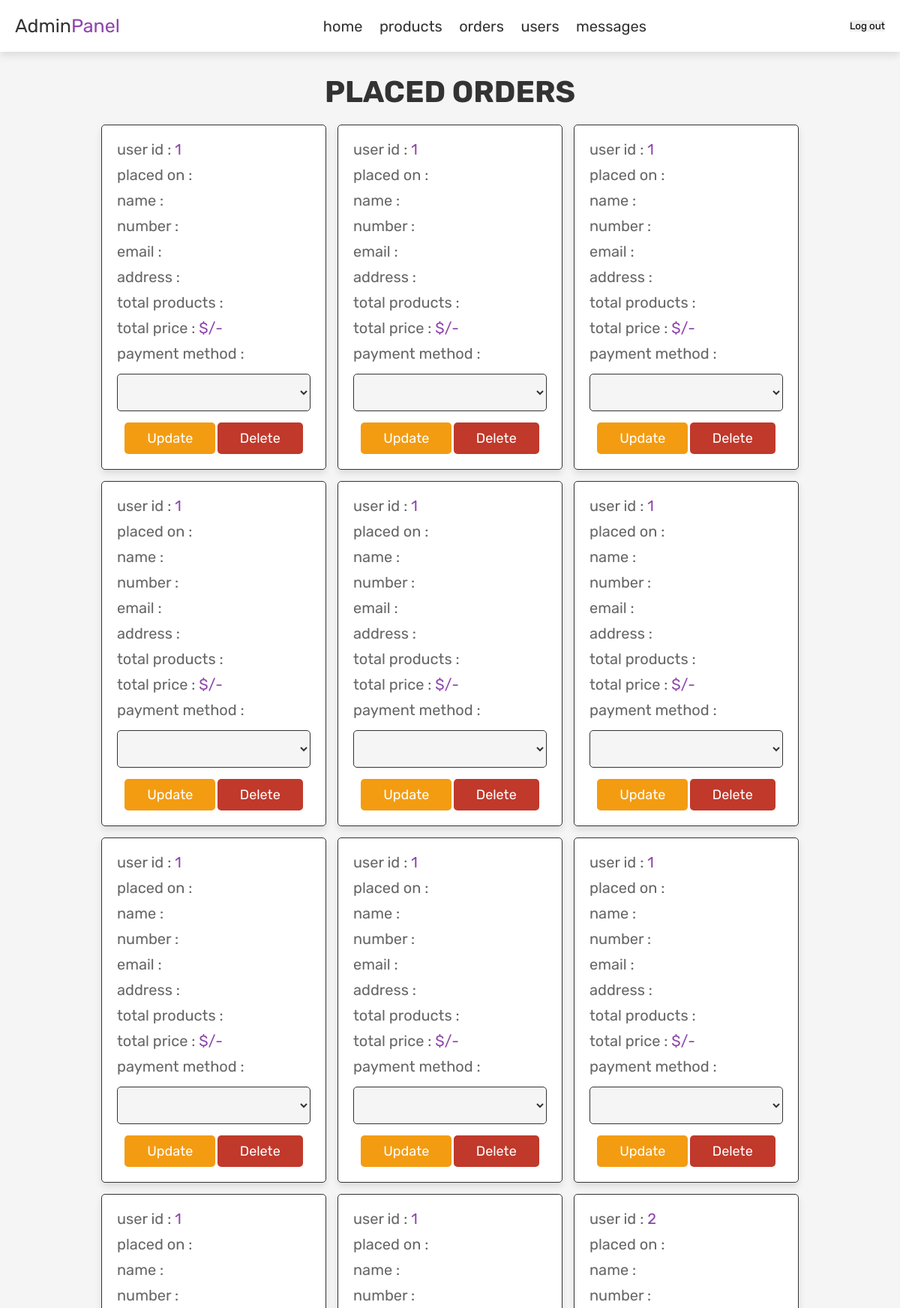
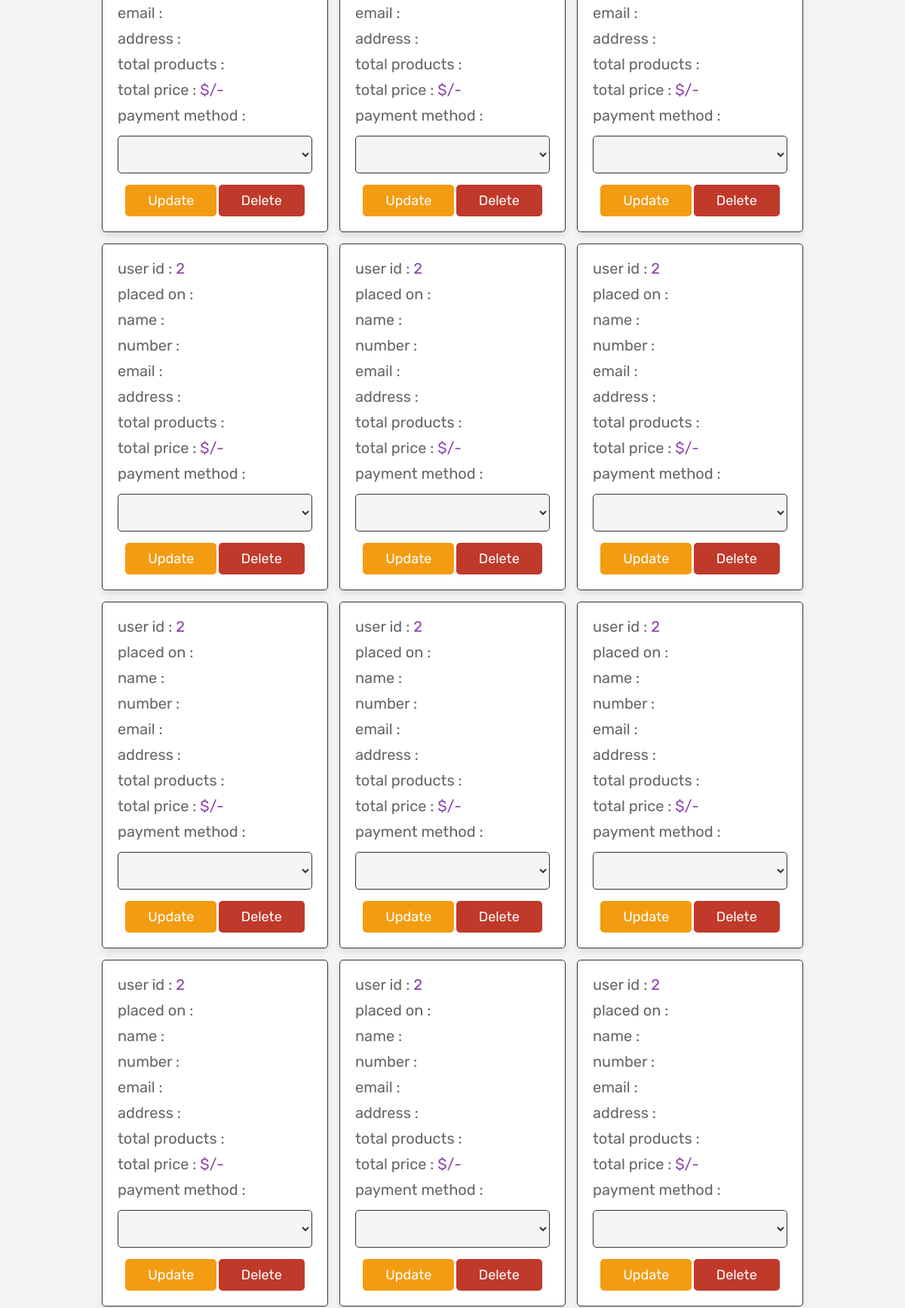
/dashboard/admin_orders.php (signed in, upper part), run on the app's committed database (2 pictures, top to bottom).
### tables this page shows
CREATE TABLE `orders` (
  `id` int(11) NOT NULL,
  `author_id` int(11) DEFAULT NULL,
  `order_date` date DEFAULT NULL,
  `total_amount` decimal(10,2) DEFAULT NULL,
  `user_id` int(11) DEFAULT NULL
);

### dashboard/admin_orders.php (the view, shortened to what this page needs)
<?php
include 'config.php';
?>
<!DOCTYPE html>
<html lang="en">
<head>
   <link rel="stylesheet" href="https://cdnjs.cloudflare.com/ajax/libs/font-awesome/6.0.0/css/all.min.css">
   <link rel="stylesheet" href="css/admin_style.css">
</head>
<body>
<?php include 'admin_header.php'; ?>
<section class="orders">
   <h1 class="title">placed orders</h1>
   <div class="box-container">
      <?php
      $select_orders = mysqli_query($conn, "SELECT * FROM `orders`") or die('query failed');
      if(mysqli_num_rows($select_orders) > 0){
         while($fetch_orders = mysqli_fetch_assoc($select_orders)){
      ?>
      <div class="box">
         <p> user id : <span><?php echo $fetch_orders['user_id']; ?></span> </p>
         <p> placed on : <span><?php echo $fetch_orders['placed_on']; ?></span> </p>
         <p> name : <span><?php echo $fetch_orders['name']; ?></span> </p>
         <p> number : <span><?php echo $fetch_orders['number']; ?></span> </p>
         <p> email : <span><?php echo $fetch_orders['email']; ?></span> </p>
         <p> address : <span><?php echo $fetch_orders['address']; ?></span> </p>
         <p> total products : <span><?php echo $fetch_orders['total_products']; ?></span> </p>
         <p> total price : <span>$<?php echo $fetch_orders['total_price']; ?>/-</span> </p>
         <p> payment method : <span><?php echo $fetch_orders['method']; ?></span> </p>
         <form action="" method="post">
            <select name="update_payment">
               <option value="" selected disabled><?php echo $fetch_orders['payment_status']; ?></option>
               <option value="pending">pending</option>
            </select>
            <input type="submit" value="update" name="update_order" class="option-btn">
            <a href="admin_orders.php?delete=<?php echo $fetch_orders['id']; ?>" onclick="return confirm('delete this order?');" class="delete-btn">delete</a>
         </form>
      </div>
      <?php
         }
      }else{
         echo '<p class="empty">no orders placed yet!</p>';
      }
      ?>
   </div>
</section>
</body>
</html>

### dashboard/css/admin_style.css (style rules this page uses)
:root { --purple:#8e44ad; --red:#c0392b; --orange:#f39c12; --black:#333; --white:#fff; --light-color:#666; --light-white:#ccc; --light-bg:#f5f5f5; --border:.1rem solid var(--black); --box-shadow:0 .5rem 1rem rgba(0,0,0,.1); }
* { font-family: 'Rubik', sans-serif; margin:0; padding:0; box-sizing: border-box; outline: none; border:none; text-decoration: none; transition:all .2s linear; }
html { font-size: 62.5%; overflow-x: hidden; }
body { background-color: var(--light-bg); }
section { padding:3rem 2rem; }
.title { text-align: center; margin-bottom: 2rem; text-transform: uppercase; color:var(--black); font-size: 4rem; }
.btn, .option-btn, .delete-btn, .white-btn { display: inline-block; margin-top: 1rem; padding:1rem 3rem; cursor: pointer; color:var(--white); font-size: 1.8rem; border-radius: .5rem; text-transform: capitalize; }
.option-btn { background-color: var(--orange); }
.delete-btn { background-color: var(--red); }
.orders .box-container { display: grid; grid-template-columns: repeat(auto-fit, 30rem); justify-content: center; gap:1.5rem; max-width: 1200px; margin:0 auto; align-items: flex-start; }
.orders .box-container .box { background-color: var(--white); padding:2rem; border:var(--border); box-shadow: var(--box-shadow); border-radius: .5rem; }
.orders .box-container .box p { padding-bottom: 1rem; font-size: 2rem; color:var(--light-color); }
.orders .box-container .box p span { color:var(--purple); }
.orders .box-container .box form { text-align: center; }
.orders .box-container .box form select { border-radius: .5rem; margin:.5rem 0; width: 100%; background-color: var(--light-bg); border:var(--border); padding:1.2rem 1.4rem; font-size: 1.8rem; color:var(--black); }

### data on the page
orders: user "1"
orders: user "1"
orders: user "1"
orders: user "1"
orders: user "1"
orders: user "1"
orders: user "1"
orders: user "1"
orders: user "1"
orders: user "1"
orders: user "1"
orders: user "2"
orders: user "2"
orders: user "2"
orders: user "2"
orders: user "2"
orders: user "2"
orders: user "2"
orders: user "2"
orders: user "2"
orders: user "2"
